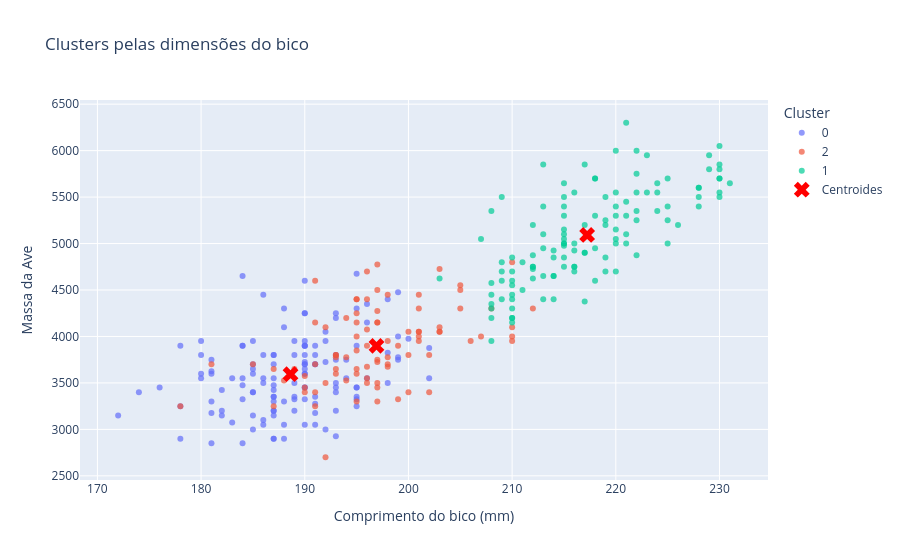

Source (notebook cell):
### Code cell
fig = px.scatter(
    df_clusters,
    x='flipper_length_mm',
    y='body_mass_g',
    color='cluster',
    opacity=0.7,
    title='Clusters pelas dimensões do bico'
)

fig.add_scatter(
    x=centroides_df['flipper_length_mm'],
    y=centroides_df['body_mass_g'],
    mode='markers',
    marker=dict(color='red', symbol='x', size=14),
    name='Centroides'
)

fig.update_layout(
    xaxis_title='Comprimento do bico (mm)',
    yaxis_title='Massa da Ave',
    legend_title='Cluster'
)

fig.show()
